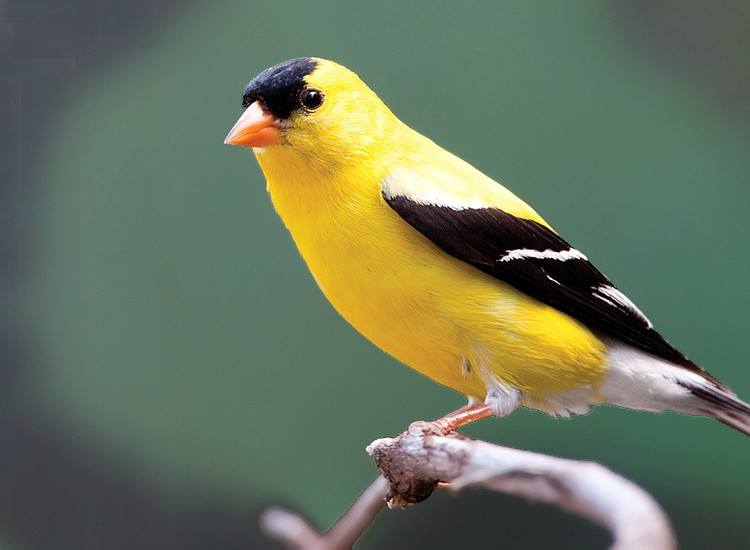
#> input picture testing/image.jpg, 750 x 550 px
$ jupyter execute --allow-errors full_cluster.ipynb
#> lines starting #> are read from the running program, lines starting #| are printed output that depends on the picture
[cell 1]
from sqlalchemy import create_engine
from sqlalchemy_utils import database_exists, create_database
import psycopg2
import pandas as pd
from sklearn.model_selection import train_test_split
from sklearn.neighbors import KNeighborsClassifier

[cell 2]
dbname = 'colors'
username = 'macbook'
pswd = 'DarwinRulez!1'

#> (the rest of this cell did not finish here and is left out)

[cell 3]
X_sql = sql_query = """
SELECT h FROM ds_swatches;
"""
#> (the rest of this cell did not finish here and is left out)

#> (a cell that did not finish here is left out)

[cell 5]
y_sql  = """
SELECT label FROM ds_swatches;
"""
#> (the rest of this cell did not finish here and is left out)

#> (a cell that did not finish here is left out)

#> (a cell that did not finish here is left out)

#> (a cell that did not finish here is left out)

#> (a cell that did not finish here is left out)

[cell 10]
knn = KNeighborsClassifier(n_neighbors=79)

#> (a cell that did not finish here is left out)

#> (a cell that did not finish here is left out)

[cell 13]
from sklearn import metrics
#> (the rest of this cell did not finish here and is left out)

#> (a cell that did not finish here is left out)

# Input user data

[cell 15]
import urllib.request
url = "https://tsunamiadventures.com/wp-content/uploads/2013/09/Tucan.jpg"
urllib.request.urlretrieve(url, "image.jpg")
#> (this line was passed over: the network is not available in this run)

[cell 16]
import cv2
import numpy as np


img = cv2.imread('image.jpg')
#> img is the input picture: shape (550, 750, 3); mean B, G, R 93, 116.2, 105.1
#img_RGB= cv2.cvtColor(img, cv2.COLOR_BGR2RGB)
img_HSV = cv2.cvtColor(img, cv2.COLOR_BGR2HSV)
#> img_HSV: shape (550, 750, 3); mean H, S, V 73.7, 73.9, 123.4
h,s,v = cv2.split(img_HSV)
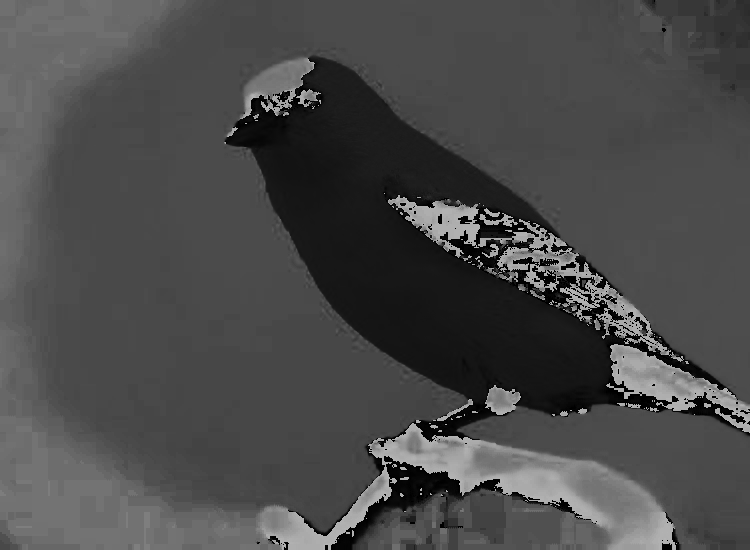
#> h: shape (550, 750); min 0, max 179, mean 73.7
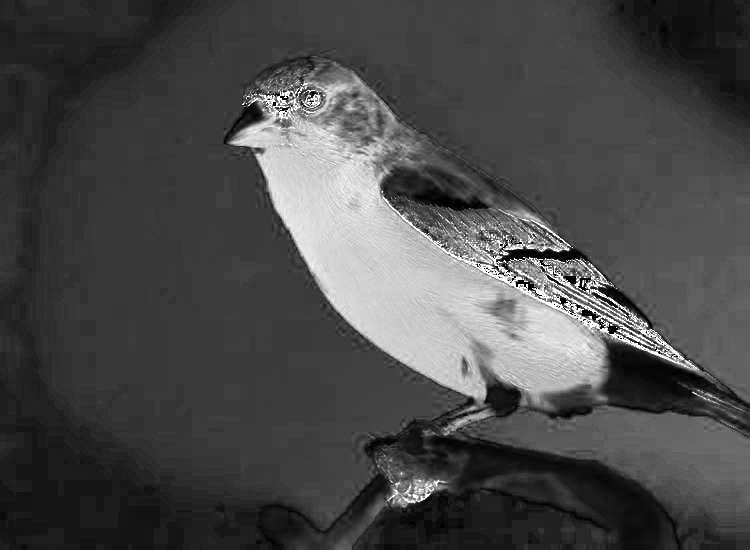
#> s: shape (550, 750); min 0, max 255, mean 73.9
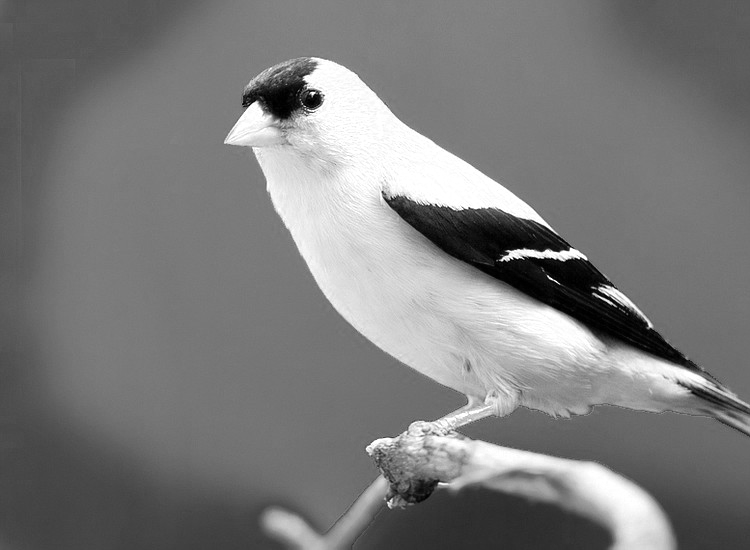
#> v: shape (550, 750); min 0, max 255, mean 123.4

[cell 17]
h.mean()
#> Out = 73.68

[cell 18]
cv2.imshow("gold", img)

## io.imshow(img)

[cell 19]
import matplotlib.pyplot as plt

[cell 20]
plt.hist(h);
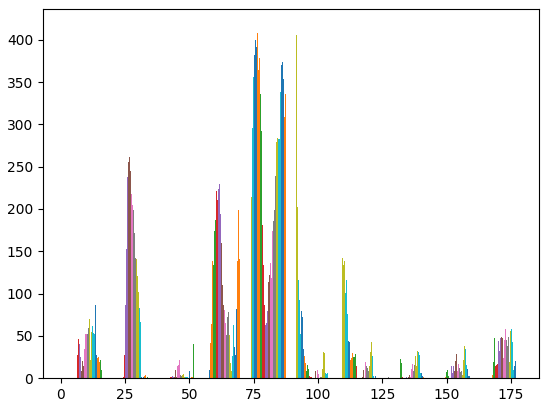
#> figure drawn by matplotlib, 1 panel; tallest bar 279 high, from x = 91.29 to 91.31; tallest bar 281 high, from x = 91.31 to 91.33; tallest bar 314 high, from x = 91.33 to 91.35

[cell 21]
pixels = np.float32(img_HSV.reshape(-1, 3))

n_colors = 8
criteria = (cv2.TERM_CRITERIA_EPS + cv2.TERM_CRITERIA_MAX_ITER, 200, .1)
flags = cv2.KMEANS_PP_CENTERS

_, labels, palette = cv2.kmeans(pixels, n_colors, None, criteria, 10, flags)
#> palette = [[108.5, 33.26, 81.06], [21.93, 199.9, 210], [150.1, 23.35, 195.7], [71.73, 65.16, 117.9], [60.46, 31.96, 72.18], [10.26, 189.8, 30.41], [163.7, 138, 20.65], [24.28, 78.04, 242.5]]
_, counts = np.unique(labels, return_counts=True)
#> counts = [58572, 42654, 20892, 229824, 31903, 7957, 6942, 13756]

[cell 22]
h_only = palette[:,0]
#> h_only = [108.5, 21.93, 150.1, 71.73, 60.46, 10.26, 163.7, 24.28]

[cell 23]
h_shape = h_only.reshape(-1,1)
#> h_shape has the same summary as h_only

[cell 24]
palette
#> Out has the same summary as palette

[cell 25]
h

[cell 26]
counts
#> Out has the same summary as counts

[cell 27]
dominant = palette[np.argmax(counts)]
#> dominant = [71.73, 65.16, 117.9]

[cell 28]
img

[cell 29]
import matplotlib.pyplot as plt

#avg_patch = np.ones(shape=img.shape, dtype=np.uint8)*np.uint8(average)

indices = np.argsort(counts)[::-1]
#> indices = [3, 0, 1, 4, 2, 7, 5, 6]
freqs = np.cumsum(np.hstack([[0], counts[indices]/counts.sum()]))
#> freqs = [0, 0.557, 0.699, 0.803, 0.88, 0.931, 0.964, 0.983, 1]
rows = np.int_(img.shape[0]*freqs)
#> rows = [0, 306, 384, 441, 483, 511, 530, 540, 550]

dom_patch = np.zeros(shape=img.shape, dtype=np.uint8)
for i in range(len(rows) - 1):
    dom_patch[rows[i]:rows[i + 1], :, :] += np.uint8(palette[indices[i]])
#> this loop made 8 passes
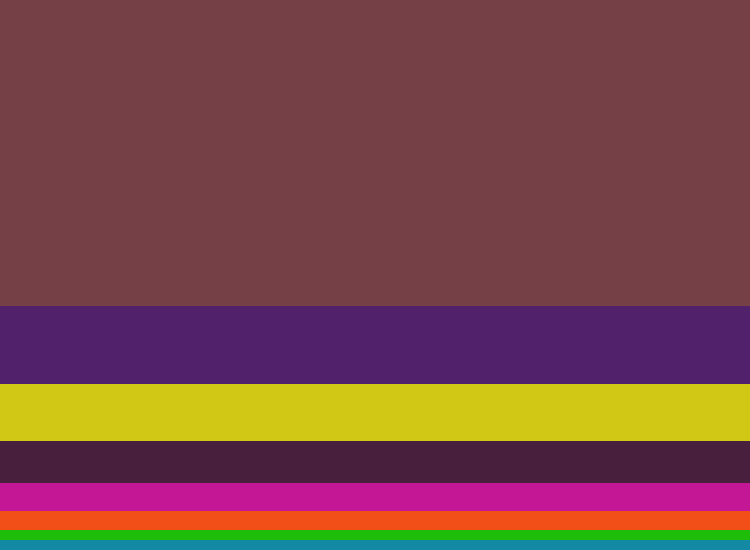
#> dom_patch: shape (550, 750, 3); mean of channels 0, 1, 2 73.2, 73.6, 122.9; drawn as B, G, R

dom_patch_rgb = cv2.cvtColor(dom_patch, cv2.COLOR_HSV2RGB)
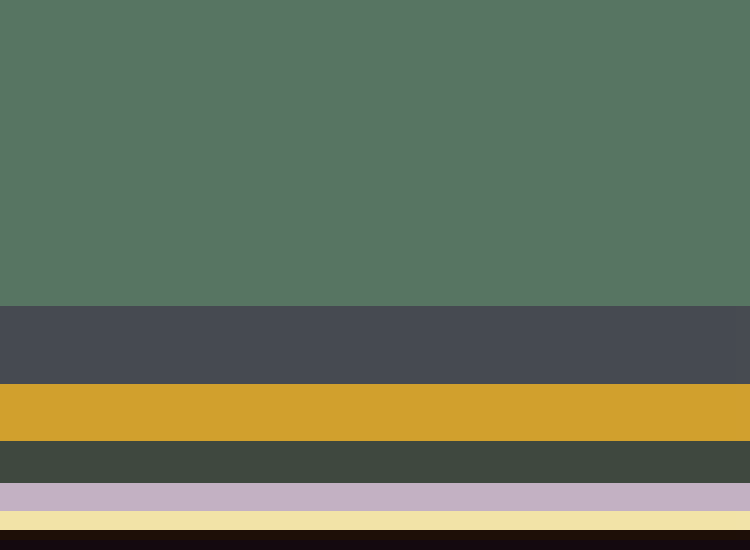
#> dom_patch_rgb: shape (550, 750, 3); mean R, G, B 104, 115, 91.6
plt.imshow(dom_patch_rgb)
plt.axis('off')
plt.savefig("dom.png")
plt.show()

[cell 30]
palette
#> Out has the same summary as palette

[cell 31]
h_shape
#> Out has the same summary as h_only
